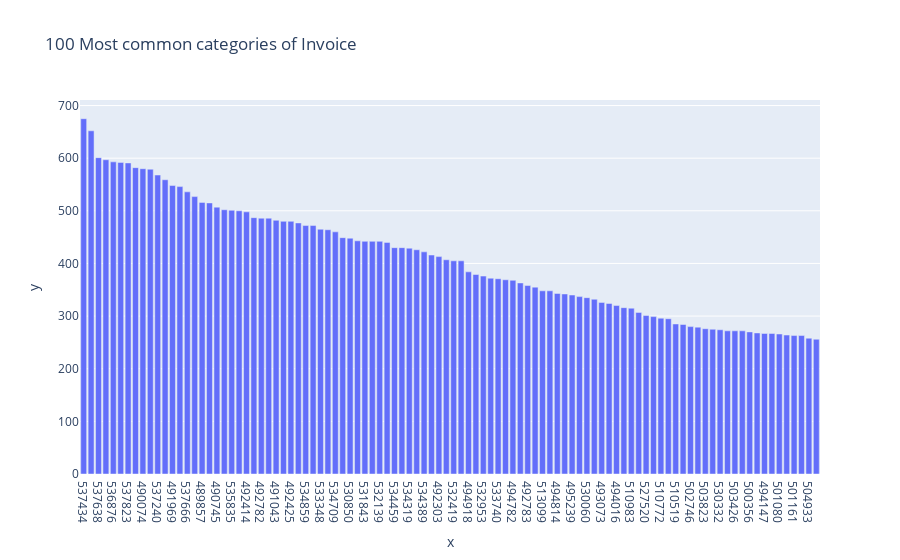

Notebook cell for this chart:
### Code cell
profile_serie(df_retail['Invoice'])

### Figure 1 — Plotly figure (JSON) as saved in the notebook; plotly's stock layout.template omitted (floating-point values rounded to 4 significant figures)
{"data": [{"alignmentgroup": "True", "hovertemplate": "x=%{x}<br>y=%{y}<extra></extra>", "legendgroup": "", "marker": {"color": "#636efa", "pattern": {"shape": ""}}, "name": "", "offsetgroup": "", "orientation": "v", "showlegend": false, "textposition": "auto", "type": "bar", "x": ["537434", "538071", "537638", "537237", "536876", "536592", "537823", "536031", "490074", "491966", "537240", "490149", "491969", "490741", "537666", "536544", "489857", "513574", "490745", "489597", "535835", "491155", "492414", "532642", "492782", "491970", "491043", "533338", "492425", "491041", "534859", "535322", "533348", "503185", "534709", "491971", "530850", "535407", "531843", "490963", "532139", "534289", "534459", "533737", "534319", "489856", "534389", "498133", "492303", "532826", "532419", "532063", "494918", "531036", "532953", "533065", "533740", "531489", "494782", "495070", "492783", "531387", "513099", "529727", "494814", "492226", "495239", "494378", "530060", "494386", "493073", "530140", "494016", "493079", "510983", "500462", "527520", "504916", "510772", "530422", "510519", "494495", "502746", "493260", "503823", "500918", "530332", "499765", "503426", "494381", "500356", "494685", "494147", "510637", "501080", "494379", "501161", "525753", "504933", "521202"], "xaxis": "x", "y": [675, 652, 601, 597, 593, 592, 591, 582, 580, 579, 568, 559, 548, 546, 536, 527, 516, 515, 507, 502, 501, 500, 498, 487, 486, 486, 482, 480, 480, 477, 472, 472, 465, 464, 460, 449, 448, 443, 442, 442, 442, 440, 430, 430, 429, 426, 422, 416, 413, 407, 405, 405, 384, 379, 376, 372, 371, 369, 368, 363, 358, 355, 348, 348, 343, 342, 340, 337, 335, 332, 326, 324, 320, 316, 315, 307, 301, 299, 296, 295, 285, 284, 280, 279, 276, 275, 274, 272, 272, 272, 270, 268, 267, 267, 266, 264, 263, 263, 258, 256], "yaxis": "y"}], "layout": {"barmode": "relative", "legend": {"tracegroupgap": 0}, "title": {"text": "100 Most common categories of Invoice"}, "xaxis": {"anchor": "y", "domain": [0, 1], "title": {"text": "x"}}, "yaxis": {"anchor": "x", "domain": [0, 1], "title": {"text": "y"}}}}
